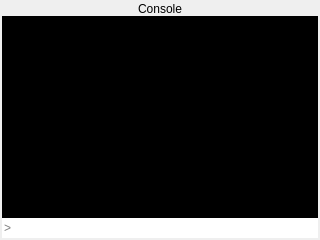
<?xml version="1.0" encoding="UTF-8"?>
<ui version="4.0">
 <class>Gui_Console</class>
 <widget class="QDialog" name="Gui_Console">
  <property name="geometry">
   <rect>
    <x>0</x>
    <y>0</y>
    <width>320</width>
    <height>240</height>
   </rect>
  </property>
  <property name="windowTitle">
   <string>Console</string>
  </property>
  <property name="windowOpacity">
   <double>0.800000000000000</double>
  </property>
  <property name="sizeGripEnabled">
   <bool>false</bool>
  </property>
  <property name="modal">
   <bool>false</bool>
  </property>
  <layout class="QVBoxLayout" name="verticalLayout">
   <property name="spacing">
    <number>0</number>
   </property>
   <property name="leftMargin">
    <number>2</number>
   </property>
   <property name="topMargin">
    <number>2</number>
   </property>
   <property name="rightMargin">
    <number>2</number>
   </property>
   <property name="bottomMargin">
    <number>2</number>
   </property>
   <item>
    <widget class="QLabel" name="title">
     <property name="text">
      <string>Console</string>
     </property>
     <property name="alignment">
      <set>Qt::AlignCenter</set>
     </property>
     <property name="margin">
      <number>2</number>
     </property>
    </widget>
   </item>
   <item>
    <widget class="QTextEdit" name="screen">
     <property name="styleSheet">
      <string notr="true">QTextEdit {background: #000000; color: rgb(0, 255, 0) ;}
</string>
     </property>
     <property name="frameShape">
      <enum>QFrame::NoFrame</enum>
     </property>
     <property name="readOnly">
      <bool>true</bool>
     </property>
     <property name="html">
      <string>&lt;!DOCTYPE HTML PUBLIC &quot;-//W3C//DTD HTML 4.0//EN&quot; &quot;http://www.w3.org/TR/REC-html40/strict.dtd&quot;&gt;
&lt;html&gt;&lt;head&gt;&lt;meta name=&quot;qrichtext&quot; content=&quot;1&quot; /&gt;&lt;style type=&quot;text/css&quot;&gt;
p, li { white-space: pre-wrap; }
&lt;/style&gt;&lt;/head&gt;&lt;body style=&quot; font-family:'.Helvetica Neue DeskInterface'; font-size:13pt; font-weight:400; font-style:normal;&quot;&gt;
&lt;p style=&quot;-qt-paragraph-type:empty; margin-top:0px; margin-bottom:0px; margin-left:0px; margin-right:0px; -qt-block-indent:0; text-indent:0px; font-family:'MS Shell Dlg 2'; font-size:8pt;&quot;&gt;&lt;br /&gt;&lt;/p&gt;
&lt;p style=&quot;-qt-paragraph-type:empty; margin-top:0px; margin-bottom:0px; margin-left:0px; margin-right:0px; -qt-block-indent:0; text-indent:0px; font-family:'MS Shell Dlg 2'; font-size:8pt;&quot;&gt;&lt;br /&gt;&lt;/p&gt;&lt;/body&gt;&lt;/html&gt;</string>
     </property>
     <property name="acceptRichText">
      <bool>false</bool>
     </property>
    </widget>
   </item>
   <item>
    <widget class="QConsoleEdit" name="input">
     <property name="styleSheet">
      <string notr="true">QLineEdit {background: #000000; color: rgb(0, 255, 0) ;}\n</string>
     </property>
     <property name="text">
      <string/>
     </property>
     <property name="frame">
      <bool>false</bool>
     </property>
     <property name="placeholderText">
      <string notr="true">&gt;</string>
     </property>
    </widget>
   </item>
  </layout>
 </widget>
 <customwidgets>
  <customwidget>
   <class>QConsoleEdit</class>
   <extends>QLineEdit</extends>
   <header>gui_console.h</header>
  </customwidget>
 </customwidgets>
 <resources/>
 <connections/>
</ui>
